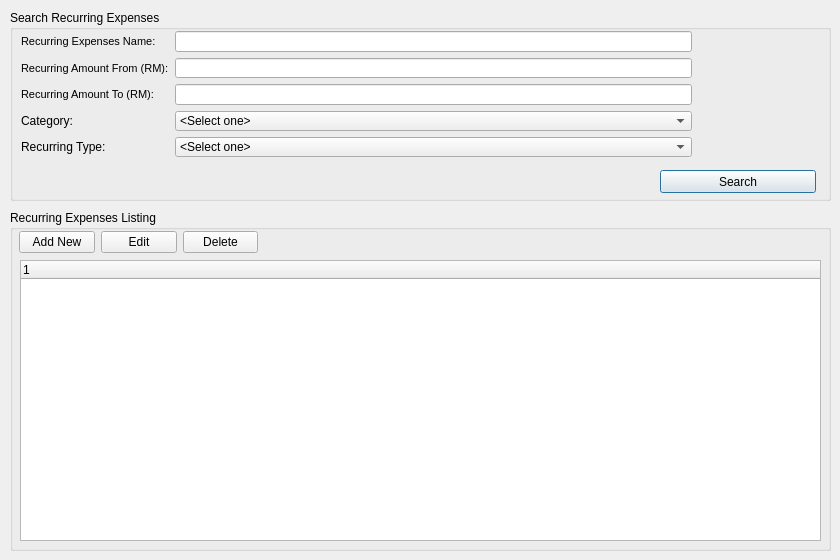
<?xml version="1.0" encoding="UTF-8"?>
<ui version="4.0">
 <class>recur_expenses_mst</class>
 <widget class="QDialog" name="recur_expenses_mst">
  <property name="geometry">
   <rect>
    <x>0</x>
    <y>0</y>
    <width>840</width>
    <height>560</height>
   </rect>
  </property>
  <property name="windowTitle">
   <string>Recurring Expenses Listing</string>
  </property>
  <widget class="QGroupBox" name="gb_search">
   <property name="geometry">
    <rect>
     <x>10</x>
     <y>10</y>
     <width>821</width>
     <height>191</height>
    </rect>
   </property>
   <property name="title">
    <string>Search Recurring Expenses</string>
   </property>
   <widget class="QPushButton" name="btn_search">
    <property name="geometry">
     <rect>
      <x>650</x>
      <y>160</y>
      <width>156</width>
      <height>23</height>
     </rect>
    </property>
    <property name="text">
     <string>Search</string>
    </property>
   </widget>
   <widget class="QWidget" name="layoutWidget">
    <property name="geometry">
     <rect>
      <x>11</x>
      <y>21</y>
      <width>671</width>
      <height>126</height>
     </rect>
    </property>
    <layout class="QGridLayout" name="gridLayout">
     <item row="3" column="1">
      <widget class="QComboBox" name="lst_cat">
       <item>
        <property name="text">
         <string>&lt;Select one&gt;</string>
        </property>
       </item>
      </widget>
     </item>
     <item row="4" column="1">
      <widget class="QComboBox" name="lst_recurType">
       <item>
        <property name="text">
         <string>&lt;Select one&gt;</string>
        </property>
       </item>
       <item>
        <property name="text">
         <string>Daily</string>
        </property>
       </item>
       <item>
        <property name="text">
         <string>Monthly</string>
        </property>
       </item>
       <item>
        <property name="text">
         <string>Yearly</string>
        </property>
       </item>
      </widget>
     </item>
     <item row="0" column="1">
      <widget class="QLineEdit" name="txt_name"/>
     </item>
     <item row="0" column="0">
      <widget class="QLabel" name="lbl_name">
       <property name="font">
        <font>
         <pointsize>8</pointsize>
        </font>
       </property>
       <property name="text">
        <string>Recurring Expenses Name:</string>
       </property>
      </widget>
     </item>
     <item row="3" column="0">
      <widget class="QLabel" name="lbl_cat">
       <property name="text">
        <string>Category:</string>
       </property>
      </widget>
     </item>
     <item row="1" column="0">
      <widget class="QLabel" name="lbl_amount">
       <property name="font">
        <font>
         <pointsize>8</pointsize>
        </font>
       </property>
       <property name="text">
        <string>Recurring Amount From (RM):</string>
       </property>
      </widget>
     </item>
     <item row="1" column="1">
      <widget class="QLineEdit" name="txt_amout_from"/>
     </item>
     <item row="4" column="0">
      <widget class="QLabel" name="lbl_type">
       <property name="text">
        <string>Recurring Type:</string>
       </property>
      </widget>
     </item>
     <item row="2" column="0">
      <widget class="QLabel" name="lbl_amount_2">
       <property name="font">
        <font>
         <pointsize>8</pointsize>
        </font>
       </property>
       <property name="text">
        <string>Recurring Amount To (RM):</string>
       </property>
      </widget>
     </item>
     <item row="2" column="1">
      <widget class="QLineEdit" name="txt_amout_to"/>
     </item>
    </layout>
   </widget>
   <zorder>layoutWidget</zorder>
   <zorder>btn_search</zorder>
  </widget>
  <widget class="QGroupBox" name="gb_listing">
   <property name="geometry">
    <rect>
     <x>10</x>
     <y>210</y>
     <width>821</width>
     <height>341</height>
    </rect>
   </property>
   <property name="title">
    <string>Recurring Expenses Listing</string>
   </property>
   <widget class="QTreeWidget" name="tw_recurList">
    <property name="geometry">
     <rect>
      <x>10</x>
      <y>50</y>
      <width>801</width>
      <height>281</height>
     </rect>
    </property>
    <column>
     <property name="text">
      <string notr="true">1</string>
     </property>
    </column>
   </widget>
   <widget class="QWidget" name="layoutWidget_2">
    <property name="geometry">
     <rect>
      <x>9</x>
      <y>20</y>
      <width>239</width>
      <height>25</height>
     </rect>
    </property>
    <layout class="QHBoxLayout" name="horizontalLayout">
     <item>
      <widget class="QPushButton" name="btn_add">
       <property name="text">
        <string>Add New</string>
       </property>
      </widget>
     </item>
     <item>
      <widget class="QPushButton" name="btn_edit">
       <property name="text">
        <string>Edit</string>
       </property>
      </widget>
     </item>
     <item>
      <widget class="QPushButton" name="btn_delete">
       <property name="text">
        <string>Delete</string>
       </property>
      </widget>
     </item>
    </layout>
   </widget>
  </widget>
 </widget>
 <tabstops>
  <tabstop>txt_name</tabstop>
  <tabstop>txt_amout_from</tabstop>
  <tabstop>txt_amout_to</tabstop>
  <tabstop>lst_cat</tabstop>
  <tabstop>lst_recurType</tabstop>
  <tabstop>btn_search</tabstop>
  <tabstop>btn_add</tabstop>
  <tabstop>btn_edit</tabstop>
  <tabstop>btn_delete</tabstop>
  <tabstop>tw_recurList</tabstop>
 </tabstops>
 <resources/>
 <connections/>
</ui>
